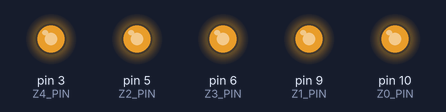
Simulated run of this program. Board: Arduino Uno, built with avr-gcc and run on an emulated ATmega328P. On the bench: output pins drawn as LEDs (lit = HIGH).

Above: at 0.2 s.
Timing chart, 0 to 1.7 s (numbered marks = the images above):
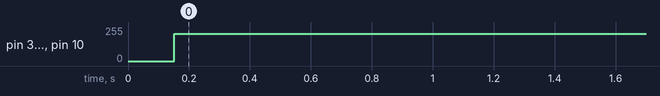

The program:

main.cpp
```cpp
#ifndef UNIT_TEST
#include "header.hpp"

/*----------------------------------------------------------------------*/
/* things to be changed */

//#define READ_CODES // if defined prints received signals codes on serial port
#define Z0_PIN 10
#define Z1_PIN 9
#define Z2_PIN 5
#define Z3_PIN 6
#define Z4_PIN 3
#define RECV_PIN 2

#define SIGMA_INDEX 0
#define FREQ_INDEX 1
#define INTENSITY_INDEX 2

#define STILLER_INDEX 0

/*----------------------------------------------------------------------*/
/* variables declarations */

LED::LedController<3, 4> *controller;

/*----------------------------------------------------------------------*/
/* functions declarations */

void execCode(unsigned long &ir_code);
void TaskReadControls(void *pvParameters);
void TaskControlLevel(void *pvParameters);

/*----------------------------------------------------------------------*/
/* main functions */

void setup()
{
    pinMode(RECV_PIN, INPUT);
    Serial.begin(9600);

#ifndef READ_CODES
    xTaskCreate(TaskControlLevel, (const char *)"levelControl", 128, NULL, 2, NULL);
#endif /* READ_CODES */
    xTaskCreate(TaskReadControls, (const char *)"readControls", 128, NULL, 1, NULL);
}

void loop()
{
}

/*----------------------------------------------------------------------*/
/* functions definitions */

void TaskControlLevel(void *pvParameters)
{
    // setup
    {
        // LED table initialization
        auto matrix = LED::Matrix();
        matrix.addBulb(0, 0, 0, Z0_PIN);
        matrix.addBulb(0, 0, 1, Z1_PIN);
        matrix.addBulb(0, 0, 2, Z2_PIN);
        matrix.addBulb(0, 0, 3, Z3_PIN);
        matrix.addBulb(0, 0, 4, Z4_PIN);
        controller = new LED::LedController<3, 4>(matrix);
    }
    {
        // parameters initialization
        auto sigma = new LED::ParameterAdder<float>(0.5, 0, 2, 0.1);
        auto freq = new LED::ParameterMultiplier<float>(0.5, 0.05, 10, 1.5);
        auto intensity = new LED::ParameterAdder<float>(205, 0, 255, 25);

        controller->add(make_changer(sigma));
        controller->add(make_changer(freq));
        controller->add(make_changer(intensity));

        // actuators initialization
        controller->add(make_stiller(intensity));
        controller->add(make_raiser(sigma, freq, intensity));
        controller->add(make_faller(sigma, freq, intensity));
        controller->add(make_passer(sigma, freq, intensity));
    }
    vTaskDelay(10);

    // loop
    for (;;)
    {
        controller->update();
        vTaskDelay(1);
    }
}

#ifdef READ_CODES
void TaskReadControls(void *pvParameters)
{
    // setup
    IRrecv irrecv(RECV_PIN);
    decode_results results;
    irrecv.enableIRIn();
    vTaskDelay(10);

    // loop
    for (;;)
    {
        if (irrecv.decode(&results))
        {
            Serial.println(results.value, HEX);
            irrecv.resume();
        }
        vTaskDelay(1);
    }
}
#else
void TaskReadControls(void *pvParameters)
{
    // setup
    IRrecv irrecv(RECV_PIN);
    decode_results results;
    irrecv.enableIRIn();
    vTaskDelay(10);

    // loop
    for (;;)
    {
        if (irrecv.decode(&results))
        {
            execCode(results.value);
            irrecv.resume();
        }
        vTaskDelay(3);
    }
}
#endif

void execCode(unsigned long &ir_code)
{
    switch (ir_code)
    {
    case IR11:
        controller->decrease(SIGMA_INDEX);
        break;
    case IR12:
        controller->increase(SIGMA_INDEX);
        break;
    case IR21:
        controller->decrease(FREQ_INDEX);
        break;
    case IR22:
        controller->increase(FREQ_INDEX);
        break;
    case IR31:
        controller->decrease(INTENSITY_INDEX);
        break;
    case IR32:
        controller->increase(INTENSITY_INDEX);
        break;
    case IR23:
        controller->changeActuator();
        break;
    case IR41:
        controller->changeActuator(STILLER_INDEX);
        break;
    case IR51:
        controller->changeActuator(1);
        break;
    case IR52:
        controller->changeActuator(2);
        break;
    case IR53:
        controller->changeActuator(3);
        break;
        // ...
    }
}
#endif /* UNIT_TEST */
```

header.hpp
```cpp
#pragma once

#include "Codes.h"

#include "LedController.hpp"

#include "Parameter.hpp"
#include "ParameterAdder.hpp"
#include "ParameterChanger.hpp"
#include "ParameterGetter.hpp"
#include "ParameterMultiplier.hpp"

#include "Actuator.hpp"
#include "Controllers.hpp"
#include "Matrix.hpp"

#include <Arduino_FreeRTOS.h>
#include <IRremote.h>

#include <Arduino.h>
```

Measured:
- by itself, pin 3 (Z4_PIN), pin 5 (Z2_PIN), pin 6 (Z3_PIN), pin 9 (Z1_PIN), pin 10 (Z0_PIN): 0/255 → 205/255 at 0.15 s
